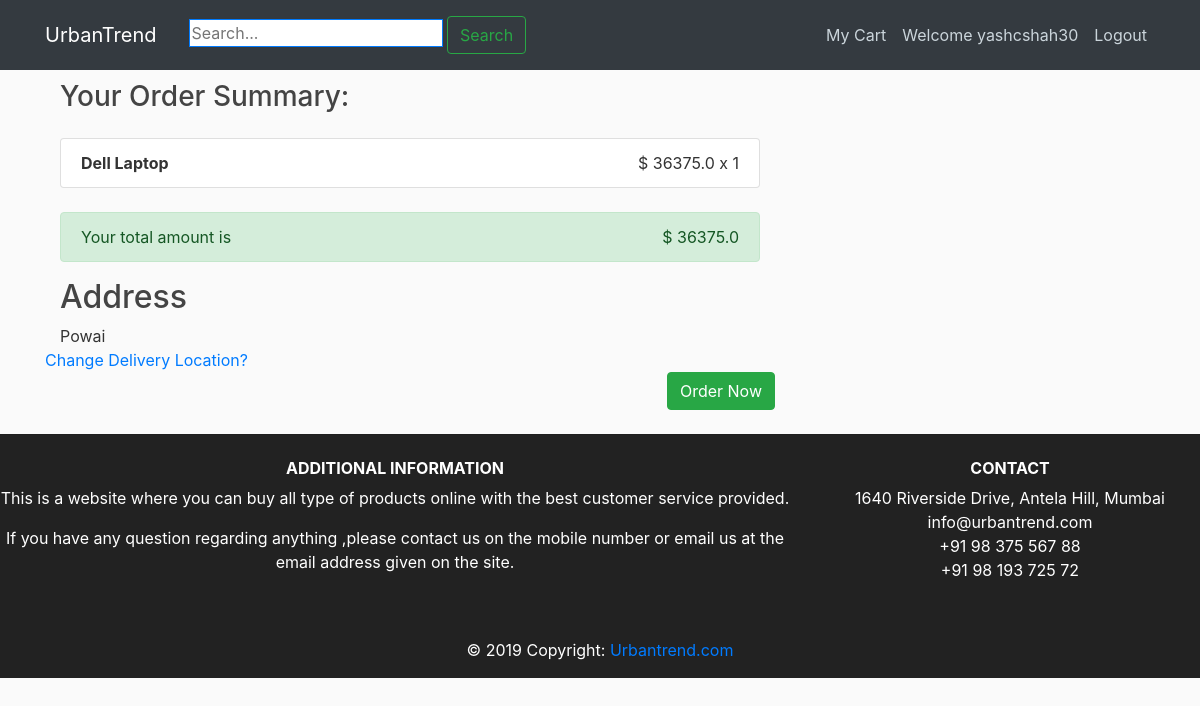
Screenshot of /checkout/ (signed in) with the database file from the repository.
### users/models.py (models this page shows, shortened)
class Cart(models.Model):
	user = models.ForeignKey(User, on_delete = models.CASCADE)
	product = models.ForeignKey(Product, on_delete = models.CASCADE, null = True)
	quantity = models.IntegerField(default=1)

class Profile(models.Model):
	user = models.OneToOneField(User, on_delete = models.CASCADE)
	image = models.ImageField(default = 'default.jpg', upload_to = 'profile_pics')
	address = models.TextField(max_length = 1000, null = True)

### shopping/models.py (models this page shows, shortened)
class Product(models.Model):
	title = models.CharField(max_length = 100)
	description = models.TextField()
	image = models.ImageField(default = 'default.jpg', upload_to = 'product_pics')
	cost = models.FloatField(default = 0.0)
	avg_rating = models.FloatField(null = True, blank = True)

### users/views.py (the view)
# urls.py: path('checkout/', user_views.checkout, name = 'checkout'),
@login_required
def checkout(request):
	user = request.user
	total = 0.0
	items = Cart.objects.filter(user = user)
	l = len(items)
	if(l == 0):
		is_empty = True
	else:
		is_empty = False
	for item in items:
		total += (item.product.cost * item.quantity)
	if(request.method == 'POST'):
		form = UserAddressForm(request.POST, instance = request.user.profile)
		if(form.is_valid()):
			form.save()
			return redirect('checkout')
	else:
		form = UserAddressForm(instance = request.user.profile)
	return render(request, 'users/checkout.html', {'items': items, 'total': total, 'form': form, 'is_empty': is_empty})

### users/forms.py
class UserAddressForm(forms.ModelForm):
	class Meta:
		model = Profile
		fields = ['address']

### users/templates/users/checkout.html (shortened to what this page needs)
{% extends "shopping/base.html" %}
{% load crispy_forms_tags %}
{% block content %}
	{% if is_empty %}
		<div class="container">
			<h3>Your Cart is Empty!</h3>
		</div>
	{% else %}
		<div class="container">
			<h3>Your Order Summary: </h3>
			{% for cart_item in items %}
			  <ul class="list-group mt-4 mb-4">
			    <li class="list-group-item d-flex justify-content-between align-items-center"><strong>{{ cart_item.product.title }}</strong><span class="">$ {{ cart_item.product.cost }} x {{ cart_item.quantity }}</span></li>
			  	</ul>
	  		{% endfor %}
	  		<div class="alert alert-success">Your total amount is <span style = "float: right;">$ {{ total }}</span></div>
		</div>
	{% endif %}
	{% if user.profile.address %}
		<div class="container">
  <h2>Address</h2>
  <div class="panel panel-default">
    <div class="well well-sm">{{ user.profile.address }}</div>
  </div>
</div>
		<a href = "{% url 'profile' %}"><div> Change Delivery Location?</div></a>
		<a href = "{% url 'shopping-home-parameters' 'flash' %}"><button class="btn btn-success" style="float: right;"> Order Now</button></a>
	{% endif %}
{% endblock content %}

### shopping/templates/shopping/base.html (shortened to what this page needs)
{% load static %}
<!DOCTYPE html>
<html>
<head>
    <link rel="stylesheet" href="https://maxcdn.bootstrapcdn.com/bootstrap/4.0.0/css/bootstrap.min.css">
    <link rel="stylesheet" type="text/css" href="http://cdnjs.cloudflare.com/ajax/libs/font-awesome/4.7.0/css/font-awesome.min.css">
    <link rel="stylesheet" type="text/css" href="{% static 'shopping/main.css' %}">
</head>
<body>
	<header class="site-header">
	  <nav class="navbar navbar-expand-md navbar-dark bg-dark fixed-top">
	    <div class="container">
	    	<a class="navbar-brand mr-4" href="{% url 'shopping-home' %}">UrbanTrend</a>
	      <div class="collapse navbar-collapse" id="navbarToggle">
	        <div class="navbar-nav mr-auto">
	          <span class = "nav-item nav-link">
	          	<form action = "{% url 'search-result' %}" method="GET">
	          		{% block search %}
	          		<input class="rounded-lg border border-primary" name = "q" type="text" placeholder="Search...">
	          		{% endblock %}
	          		<button class="btn btn-outline-success my-2 my-sm-0"  type="submit">Search</button>
	          	</form>
	          </span>
	        </div>
	        <div class="navbar-nav">
	        	{% if user.is_authenticated %}
	        		<a class="nav-item nav-link" href="{% url 'mycart' %}">My Cart</a>
	        		<a class="nav-item nav-link" href = "{% url 'profile' %}">Welcome {{user.username}}</a>
	        		<a class="nav-item nav-link" href="{% url 'logout' %}">Logout</a>
				{% else %}
					<a class="nav-item nav-link" href="{% url 'shopping-home' %}">Home</a>
	          		<a class="nav-item nav-link" href = "{% url 'login' %}">Login</a>
	          		<a class="nav-item nav-link" href = "{% url 'register' %}">Register</a>
	          	{% endif %}
	        </div>
	      </div>
	    </div>
	  </nav>
	</header>
	<main role="main" class="container">
	  	<div class="row">
	    	<div class="col-md-8">
	      		{% block content %}{% endblock %}
	    	</div>
  		</div>
	</main>
	<footer class="page-footer text-center font-small mt-4 wow fadeIn" style="background: #222;">
    <hr class="my-4">
    <div class="pb-4">
      <div class="row">
      			<div class="col-lg-8 col-md-8 col-sm-12" style="color: #fff;">
			      	<h6 class="text-uppercase font-weight-bold" style="color: #fff">Additional Information</h6>
			      	<p>This is a website where you can buy all type of products online with the best customer service provided.</p>
			      	<p>If you have any question regarding anything ,please contact us on the mobile number or email us at the email address given on the site.</p>
    			</div>
    			<div class="col-lg-4 col-md-4 col-sm-12" style="color: #fff">
      				<h6 class="text-uppercase font-weight-bold" style="color: #fff">Contact</h6>
      					<p>1640 Riverside Drive, Antela Hill, Mumbai
      					<br/>info@urbantrend.com
      					<br/>+91 98 375 567 88
      					<br/>+91 98 193 725 72
      					</p>
    			</div>
  			</div>
  		</div>
    <div class="footer-copyright py-3" style="color: #fff">
      © 2019 Copyright:
      <a href="https://mdbootstrap.com/education/bootstrap/" target="_blank"> Urbantrend.com </a>
    </div>
  </footer>
</body>
</html>

### shopping/static/shopping/main.css (style rules this page uses)
body { background: #fafafa; color: #333333; margin-top: 5rem; }
h1, h2, h3, h4, h5, h6 { color: #444444; }
ul { margin: 0; }
.site-header .navbar-nav .nav-link { color: #cbd5db; }

### rows the page displays
Cart: product "Dell Laptop", product.cost "36375.0", quantity "1"

### other values shown
{{ user.username }} "yashcshah30"
{{ total }} "36375.0"
{{ user.profile.address }} "Powai"
